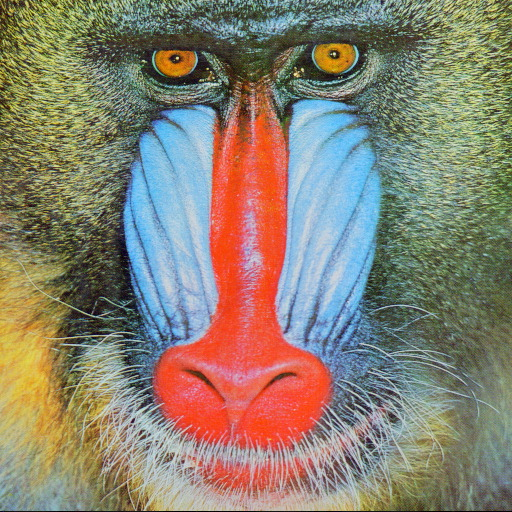
#> input picture Data/baboon.jpg, 512 x 512 px
$ python Gabor_Filter.py   (older library calls are emulated)
#> lines starting #> are read from the running program, lines starting #| are printed output that depends on the picture
# https://gist.github.com/kendricktan/93f0da88d0b25087d751ed2244cf770c
import numpy as np
import cv2
title_window = 'Gabor_Filter.py'

# cv2.getGaborKernel(ksize, sigma, theta, lambda, gamma, psi, ktype)
# ksize - size of gabor filter (n, n)
# sigma - standard deviation of the gaussian function
# theta - orientation of the normal to the parallel stripes
# lambda - wavelength of the sunusoidal factor
# gamma - spatial aspect ratio
# psi - phase offset
# ktype - type and range of values that each pixel in the gabor kernel can hold

g_kernel = cv2.getGaborKernel((31, 31), 4.0, np.pi/4, 10.0, 0.5, 0, ktype=cv2.CV_32F)

img = cv2.imread('../Data/baboon.jpg')
#> img is the input picture: shape (512, 512, 3); mean B, G, R 112.9, 129.1, 137.1
img = cv2.cvtColor(img, cv2.COLOR_BGR2GRAY)
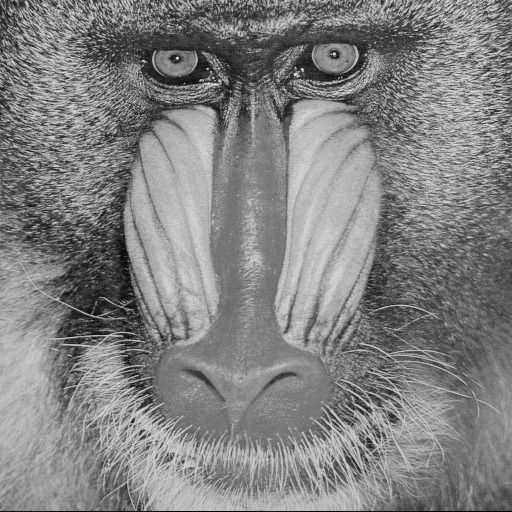
#> img: shape (512, 512); min 0, max 234, mean 129.7
filtered_img = cv2.filter2D(img, cv2.CV_8UC3, g_kernel)
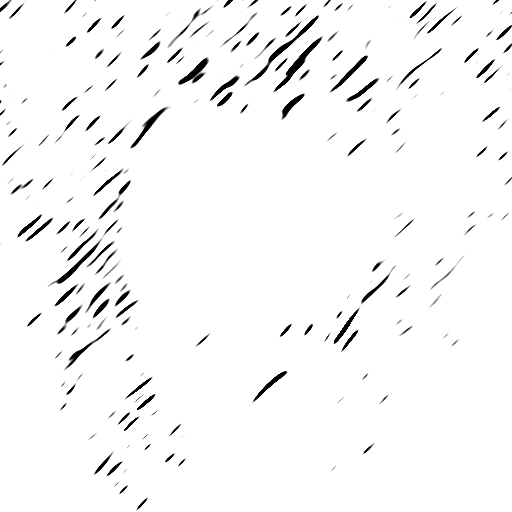
#> filtered_img: shape (512, 512); min 0, max 255, mean 247.3

both = np.empty((img.shape[0], img.shape[1]*2, 3), img.dtype)
both = cv2.hconcat([img, filtered_img])
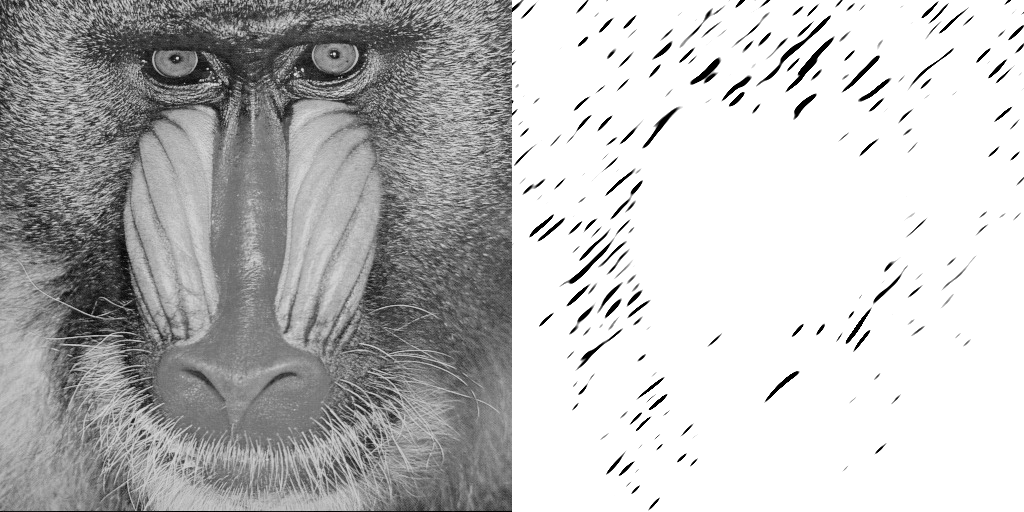
#> both: shape (512, 1024); min 0, max 255, mean 188.5
cv2.imshow("Original and filtered image", both)

h, w = g_kernel.shape[:2]
g_kernel = cv2.resize(g_kernel, (3*w, 3*h), interpolation=cv2.INTER_CUBIC)
cv2.imshow('gabor kernel (resized)', g_kernel)
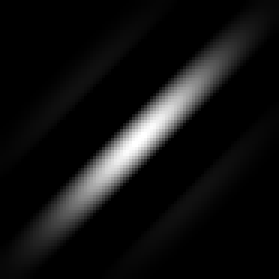
#> window 'gabor kernel (resized)': shape (93, 93) (shown 3 times larger); min 0, max 255, mean 17.7
cv2.waitKey(0)
cv2.destroyAllWindows()

$ run again, with Data/GeneticDrawingExample.jpg copied over Data/baboon.jpg
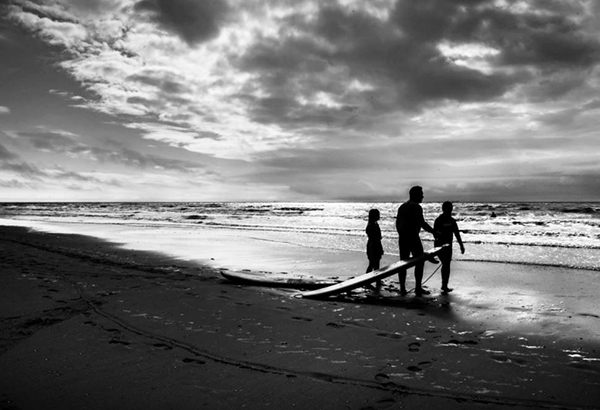
#> input picture Data/GeneticDrawingExample.jpg, 600 x 410 px
#> img is the input picture: shape (410, 600, 3); min 0, max 255, mean 116.6
#> img: shape (410, 600)
#> `filtered_img = cv2.filter2D(img, cv2.CV_8UC3, g_kernel)`:
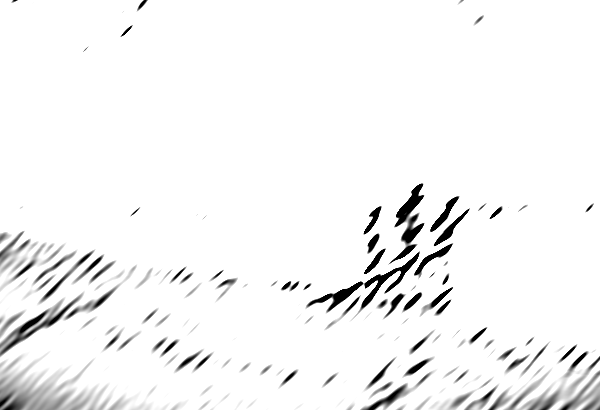
#> filtered_img: shape (410, 600); min 0, max 255, mean 244.5
#> `both = cv2.hconcat([img, filtered_img])`:
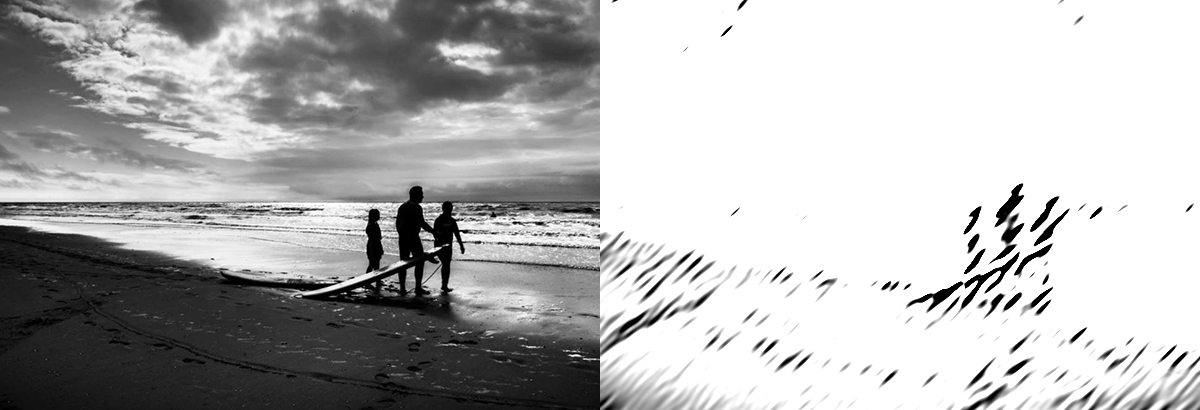
#> both: shape (410, 1200); min 0, max 255, mean 180.6
